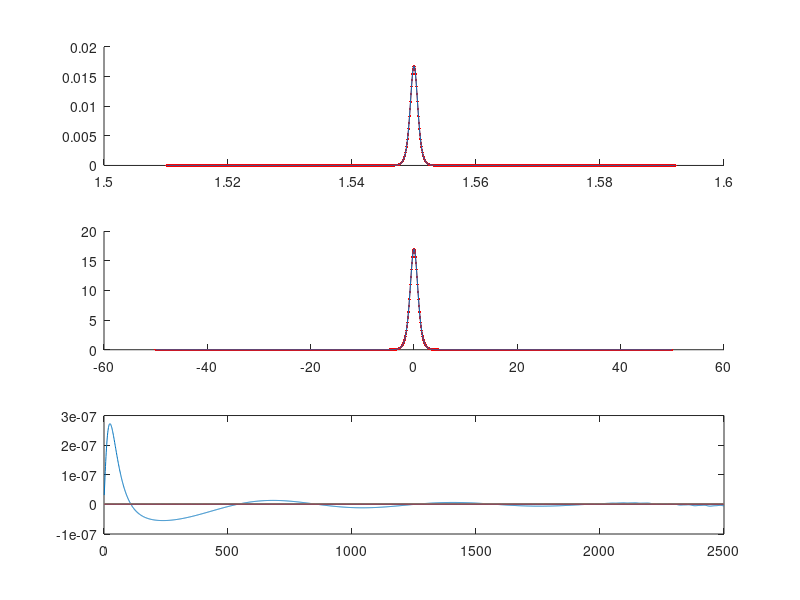

MATLAB code for this plot:
clear;
clc;
%%
%定义光纤色散和非线性参数
c=299792458;%光速
D=0.092/4*(1550-1312.^4./1550^3) * 1e-12/1e-9/1e3;
beta2=-1550e-9^2/2/pi/c*D;%二阶色散系数
gamma=1.3e-3;%非线性系数
%%
%定义离散化网格
N=2^10;  twin=100e-12;  dt=twin/N;  df=1/twin;  fwin=1/dt;
t=linspace(-twin/2,twin/2-dt,N)';%时间离散化
f=linspace(-fwin/2,fwin/2-df,N)';%频率离散化
%%
%定义输入脉冲（孤子）
T0=1e-12;
LD=T0^2/abs(beta2);
a0=1*1/sqrt(gamma*LD)*sech(t/T0);%sech双曲正割脉冲
A0=fftshift(ifft(fftshift(a0)));%频域变换

%%
%定义光纤离散
L=1e3;  M=2500;	dL=L/M;

%%
%色散及非线性过程（分步傅立叶变换算法）
a=a0;
err=zeros(M);
error=zeros(M-1);
hwait=waitbar(0,'请等待>>>>>>>>');%程序运行的进度条显示
for k=1:M
    waitbar(k/M,hwait,strcat(num2str(k/M*100),'%'));%以百分号显示进度条
    a=a.*exp(1i*gamma*dL*(a.*conj(a)));%非线性受脉冲特性影响（时域）
    A=fftshift(ifft(fftshift(a)));%傅立叶变换
    A=A.*exp(1i*0.5*beta2*dL*(2*pi*f).^2);%色散受光纤特性影响（色散曲线）
    a=fftshift(fft(fftshift(A)));%傅立叶反变换
    err(k)=sum((a.*conj(a)-a0.*conj(a0)).^2)/N;
end
for k=2:M
    error(k-1)=err(k)-err(k-1);
end

%%
%画图命令
figure;
subplot(3,1,1);
hold on;
plot(c./(f+c/1550e-9)*1e6,A.*conj(A),'r.-'); %传输后的脉冲（频域）
plot(c./(f+c/1550e-9)*1e6,A0.*conj(A0));%传输前脉冲（频域）
subplot(3,1,2);
hold on; 
plot(t*1e12,a.*conj(a),'r.-');%传输后的脉冲（时域）
plot(t*1e12,a0.*conj(a0));%传输前脉冲（时域）
subplot(3,1,3)
plot(1:M-1,error)

%%
%对比输入输出的差别
err=sum((a.*conj(a)-a0.*conj(a0)).^2)/N;
